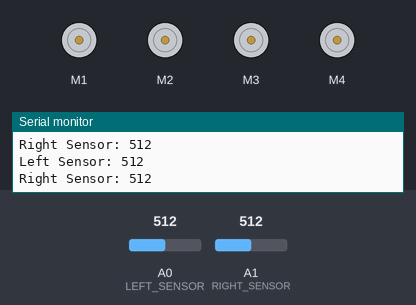
A sketch run on a simulated Arduino Uno, built with avr-gcc and run on an emulated ATmega328P. Shown: 4 × DC motor (green arrow = forward, orange = backward, longer = faster), the last lines printed to the serial monitor. The test bench sets the inputs (shaded band); at power-on: A0 (LEFT_SENSOR) = 512, A1 (RIGHT_SENSOR) = 512.

Above: at 1.2 s.
1.3 s: A0 (LEFT_SENSOR) set to 490
At 2.5 s:
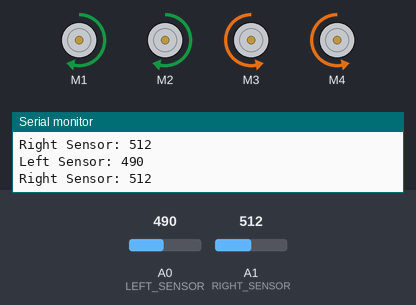
2.8 s: A1 (RIGHT_SENSOR) set to 484
At 4.0 s:
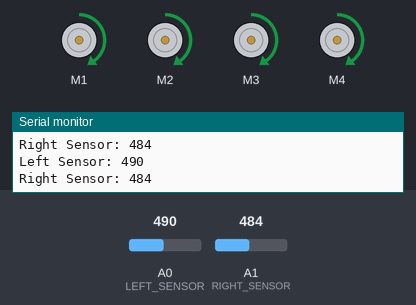
4.3 s: A0 (LEFT_SENSOR) set to 1023
At 4.7 s:
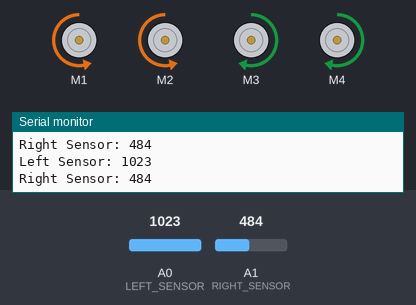
5.8 s: A1 (RIGHT_SENSOR) set to 1023
At 6.4 s:
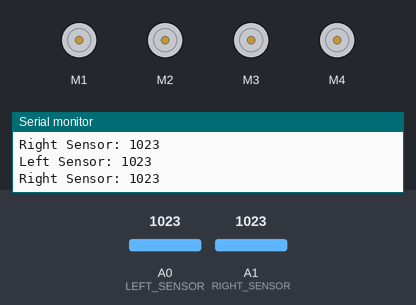
8.8 s: A1 (RIGHT_SENSOR) set to 490
At 9.9 s:
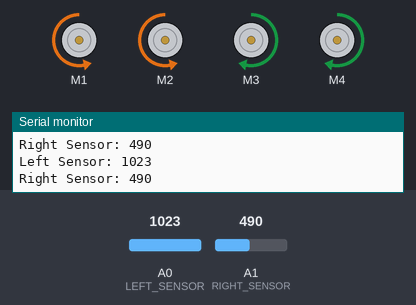
Timing chart, 0 to 11.3 s (numbered marks = the images above; inputs shaded):
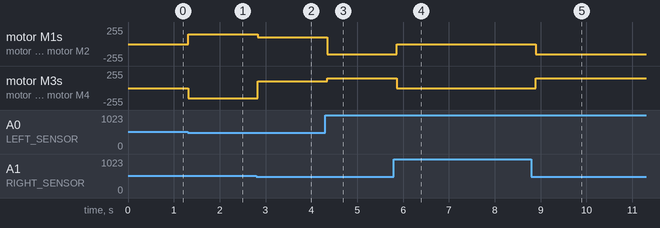

The sketch:

_motor_driver_commands.ino
```cpp
// include library
#include <AFMotor.h>

// ARDUINO PATH FOLLOWING CAR //

// Defining pins and variables
#define LEFT_SENSOR A0
#define RIGHT_SENSOR A1

// Defining motors
AF_DCMotor motor1(1, MOTOR12_1KHZ);
AF_DCMotor motor2(2, MOTOR12_1KHZ);
AF_DCMotor motor3(3, MOTOR34_1KHZ);
AF_DCMotor motor4(4, MOTOR34_1KHZ);

void setup() {
  // Declaring pin types
  pinMode(LEFT_SENSOR, INPUT);
  pinMode(RIGHT_SENSOR, INPUT);

  // Begin serial communication
  Serial.begin(9600);
}

void loop() {
  // Reading sensor values
  int leftValue = analogRead(LEFT_SENSOR);
  int rightValue = analogRead(RIGHT_SENSOR);

  // Printing values of the sensors to the serial monitor
  Serial.print("Left Sensor: ");
  Serial.println(leftValue);
  Serial.print("Right Sensor: ");
  Serial.println(rightValue);

  // Defining threshold values for sensors
  int threshold = 500;

  // path detected by both sensors
  if (leftValue < threshold && rightValue < threshold) {
    // Move forward
    motor1.run(FORWARD);
    motor1.setSpeed(100);
    motor2.run(FORWARD);
    motor2.setSpeed(100);
    motor3.run(FORWARD);
    motor3.setSpeed(100);
    motor4.run(FORWARD);
    motor4.setSpeed(100);
  }
  // path detected by left sensor
  else if (leftValue < threshold && rightValue >= threshold) {
    // Turn left
    motor1.run(FORWARD);
    motor1.setSpeed(150);
    motor2.run(FORWARD);
    motor2.setSpeed(150);
    motor3.run(BACKWARD);
    motor3.setSpeed(150);
    motor4.run(BACKWARD);
    motor4.setSpeed(150);
  }
  // path detected by right sensor
  else if (leftValue >= threshold && rightValue < threshold) {
    // Turn right
    motor1.run(BACKWARD);
    motor1.setSpeed(150);
    motor2.run(BACKWARD);
    motor2.setSpeed(150);
    motor3.run(FORWARD);
    motor3.setSpeed(150);
    motor4.run(FORWARD);
    motor4.setSpeed(150);
  }
  // path not detected by either sensor
  else {
    // Stop
    motor1.run(RELEASE);
    motor2.run(RELEASE);
    motor3.run(RELEASE);
    motor4.run(RELEASE);
  }

  // Small delay for stability
  delay(100);
}
```

Measured:
- the behaviour switches between 500 and 499 on A0 (LEFT_SENSOR) (found by bisection; images 0 and 1)
- the behaviour switches between 500 and 499 on A1 (RIGHT_SENSOR) (found by bisection; images 1 and 2)
- after the input at 1.3 s, motor M1, motor M2: stopped → forward 150/255 at once; motor M3, motor M4: stopped → backward 150/255 at once
- after the input at 2.8 s, motor M1, motor M2: forward 150/255 → forward 100/255 at once; motor M3, motor M4: backward 150/255 → forward 100/255 at once
- after the input at 4.3 s, motor M1, motor M2: forward 100/255 → backward 150/255 after 0.05 s; motor M3, motor M4: forward 100/255 → forward 150/255 after 0.05 s
- after the input at 5.8 s, motor M1, motor M2: backward 150/255 → stopped after 0.06 s; motor M3, motor M4: forward 150/255 → stopped after 0.06 s
- after the input at 8.8 s, motor M1, motor M2: stopped → backward 150/255 after 0.09 s; motor M3, motor M4: stopped → forward 150/255 after 0.09 s
